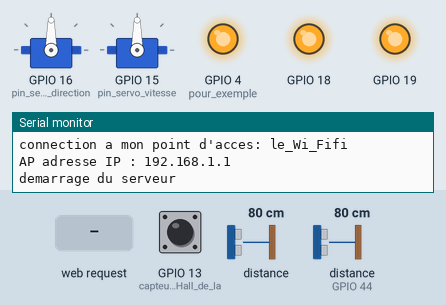
Recording of a sketch running on a simulated ESP32. On the bench: 2 × servo, output pins drawn as LEDs (lit = HIGH), the last lines printed to the serial monitor. The test bench sets the inputs (shaded band); at power-on: distance to the obstacle 80 cm, distance to the obstacle (sensor on GPIO 44) 80 cm, GPIO 13 (capteur_effet_Hall_de_la) HIGH. EEPROM starts erased.

Above: at 1.9 s.
2.0 s: HTTP request GET /led received
At 3.2 s:
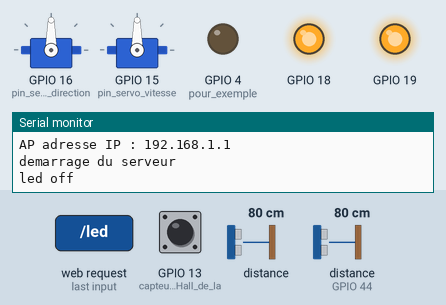
3.5 s: distance to the obstacle (sensor 0) set to 2 cm
At 4.2 s:
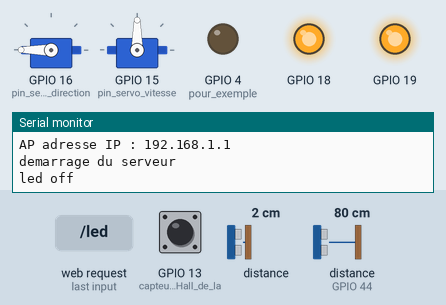
5.0 s: distance to the obstacle (sensor on GPIO 44) set to 9 cm
At 6.2 s:
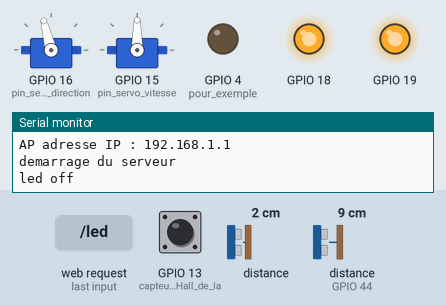
6.5 s: distance to the obstacle (sensor 0) set to 18 cm
At 7.2 s:
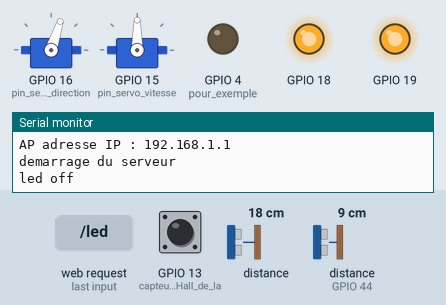
8.0 s: distance to the obstacle (sensor on GPIO 44) set to 2 cm
At 9.2 s:
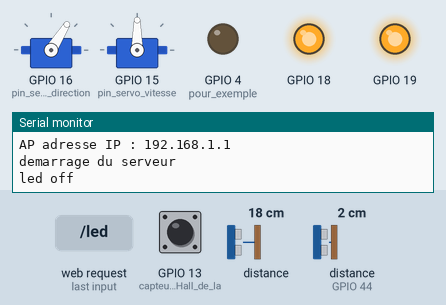
9.5 s: distance to the obstacle (sensor 0) set to 35 cm
At 10.1 s:
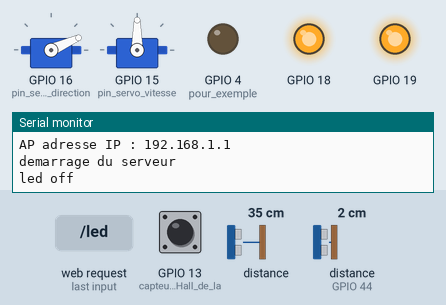
Timing chart, 0 to 12.0 s (numbered marks = the images above; inputs shaded):
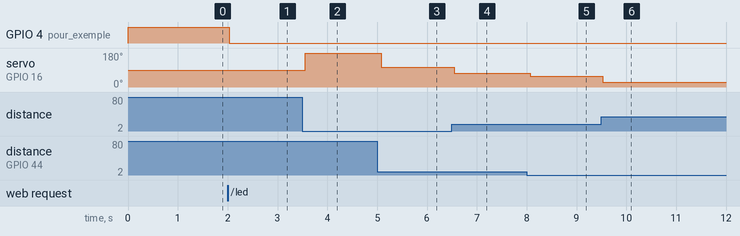

The sketch:

fifi_mobile_05.ino
```cpp
#include <WiFi.h>       // pour la gestion du wifi
#include <EEPROM.h>     // EEprom pour la sauvegarde des datas
#include <VL53L1X.h>
#include <ESP32Servo.h>

// les servomoteurs
Servo servo_direction;
Servo servo_vitesse;

VL53L1X lidar_centre;
VL53L1X lidar_droit;
VL53L1X lidar_gauche;

int minUs = 1000;
int maxUs = 2000;
int pin_servo_direction = 16;
int pin_servo_vitesse = 15;

// SSID & Password
const char* ssid = "le_Wi_Fifi";  // Enter your SSID here
const char* password = "123456789";  //Enter your Password here

// IP Address details
IPAddress local_ip(192, 168, 1, 1);
IPAddress gateway(192, 168, 1, 1);
IPAddress subnet(255, 255, 255, 0);

WiFiServer server(80);  // objet pour le serveur web
WiFiClient client;      // prépare la récetion du client

String p; // contient la page web à afficher

int v_mini,v_maxi; // vitesse ini et maxi de la voiture
int d_centre;   // centre du servo de direction par défaut 90
int d_droite; // maxi doite du servo de direction par défaut 180
int d_gauche; // maxi gauche du servo de direction par défaut 0
int nb_tour_a_faire = 5;
int nb_tour = 0; // nombre de tour à faire
long nb_roue = 0;
byte hall = false;

int refresh = 0;

int direction = 90;
int vitesse = 90;
int m_direction = 90;
int m_vitesse = 90;

int lidar; // différence entre lidar droit et gauche en cm

/************************************************* setup *************************************************/
void setup() {
  Serial.begin(115200); // port série pour le débug

  EEPROM.begin(20); // réserve 10 octets dans la EEprom

  v_mini = ee_read(0); // lit la valeur v_mini de la eeprom à l'adresse 0
  v_maxi = ee_read(2); // lit la valeur v_maxi de la eeprom à l'adresse 2
  d_centre = ee_read(4); // lit la valeur d_centre de la eeprom à l'adresse 4
  d_droite = ee_read(6); // lit la valeur d_droite de la eeprom à l'adresse 6
  d_gauche = ee_read(8); // lit la valeur d_gauche de la eeprom à l'adresse 8
  nb_tour_a_faire = ee_read(10); // lit la valeur d_gauche de la eeprom à l'adresse 10

  // pour ESP neuve:
  if (v_mini>255) v_mini=0;
  if (v_maxi>255) v_maxi=150;
  if (d_centre>255) d_centre=90;
  if (d_droite>255) d_droite=180;
  if (d_gauche>255) d_gauche=0;

  pinMode(4,OUTPUT); // pour exemple
  led(); // inverse l'état de la led

  WiFi.softAP(ssid, password);     // cré un point acces avec les codes défini avant
  WiFi.softAPConfig(local_ip, gateway, subnet); // configure les adresse ip du serveur

  Serial.print("connection a mon point d'acces: ");
  Serial.println(ssid);

  IPAddress IP = WiFi.softAPIP(); // récupère l'adresse ip du serveur
  Serial.print("AP adresse IP : ");
  Serial.println(IP);

  server.begin();
  Serial.println("demarrage du serveur");
  delay(100);

  ESP32PWM::allocateTimer(0);
	ESP32PWM::allocateTimer(1);
	ESP32PWM::allocateTimer(2);
  ESP32PWM::allocateTimer(3);

  servo_direction.attach(pin_servo_direction, minUs, maxUs);
	servo_vitesse.attach(pin_servo_vitesse, minUs, maxUs);

  servo_vitesse.write(vitesse);
  servo_direction.write(direction);

  pinMode(13,INPUT_PULLUP); // capteur effet Hall de la roue arrière droite

  init_lidar();
}

/************************************************* loop *************************************************/
void loop() {
  client = server.available();  // regarde si il y à une connections
  if ( client ) wifi();         // si un nouveau client,


  if (vitesse != m_vitesse) {
  //  servo_vitesse.write(vitesse);
    m_vitesse = vitesse;
  }

  direction = (lidar_droit.read()- lidar_gauche.read())/5 + 90;

  if (direction >d_droite) direction = d_droite;
  else if(direction < d_gauche) direction = d_gauche;


  if (direction != m_direction){
    //delay(1);
   // Serial.println(direction);
    servo_direction.write(direction);
    m_direction = direction;
  }


  if(digitalRead(13)){
    if(!hall) {
      nb_roue++;
      hall = true;
    }
  } else hall = false;

}

//////////////////////////////// init_lidar ///////////////////////////////
void init_lidar(){
    pinMode(18,OUTPUT);
    digitalWrite(18,0);
    pinMode(19,OUTPUT);
    digitalWrite(19,0);
    delay(100);

    Wire.begin(21, 22);
    delay(100);

    lidar_centre.setTimeout(500);
    if (!lidar_centre.init()) {
        Serial.println("defaut lidar_centre");
        while (1);
    }
    lidar_centre.setAddress(0x2B);
    lidar_centre.startContinuous(50);

    delay(100);
    digitalWrite(18,1);
    delay(100);

    lidar_droit.setTimeout(500);
    if (!lidar_droit.init()) {
        Serial.println("Defaut lidar_droit");
        while (1);
    }
    lidar_droit.setAddress(0x2C);
    lidar_droit.startContinuous(50);

    delay(100);
    digitalWrite(19,1);
    delay(100);

    lidar_gauche.setTimeout(500);
    if (!lidar_gauche.init()) {
        Serial.println("Defaut lidar_gauche");
        while (1);
    }
    lidar_gauche.startContinuous(50);

}

/************************************************* wifi *************************************************/
void wifi(){
  //delay(10);
    refresh = 1;
    String request = client.readStringUntil('\r'); // récupère la requette
    client.flush(); // efface le tampon pour les prochaines requettes

    if (request.indexOf("/led") != -1 ) { // si la requette est /led
      led(); // inverse la led
      p_0(); // réaffiche la page0
    }
    else if (request.indexOf("?v_dir") != -1 ) { // si la requette est v_mini
      direction = val(request);
      //ee_write(v_mini , 0); // enregistre v_mini dans la EEprom à l'adresse 0
      p_0(); // affiche la page web 0
    }
    else if (request.indexOf("?v_vit") != -1 ) { // si la requette est /led
      vitesse = val(request);
      //ee_write(v_maxi , 2); // enregistre v_maxi dans la EEprom à l'adresse 2
      p_0(); // affiche la page web 0
    }


    else if (request.indexOf("?v_mini") != -1 ) { // si la requette est v_mini
      v_mini = val(request);
      ee_write(v_mini , 0); // enregistre v_mini dans la EEprom à l'adresse 0
      p_0(); // affiche la page web 0
    }
    else if (request.indexOf("?v_maxi") != -1 ) { // si la requette est /led
      v_maxi = val(request);
      ee_write(v_maxi , 2); // enregistre v_maxi dans la EEprom à l'adresse 2
      p_0(); // affiche la page web 0
    }
    else if (request.indexOf("?d_centre") != -1 ) { // si la requette est /led
      d_centre = val(request);
      ee_write(d_centre , 4); // enregistre d_centre dans la EEprom à l'adresse 4
      p_0(); // affiche la page web 0
    }
    else if (request.indexOf("?d_droite") != -1 ) { // si la requette est /led
      d_droite = val(request);
      ee_write(d_droite , 6); // enregistre d_droite dans la EEprom à l'adresse 6
      p_0(); // affiche la page web 0
    }
    else if (request.indexOf("?d_gauche") != -1 ) { // si la requette est /led
      d_gauche = val(request);
      ee_write(d_gauche , 8); // enregistre d_gauche dans la EEprom à l'adresse 8
      p_0(); // affiche la page web 0
    }
    else if (request.indexOf("?ntour") != -1 ) { // si la requette nb_tour_a_faire
      nb_tour = val(request);
      //ee_write(nb_tour , 10); // enregistre nb_tour dans la EEprom à l'adresse 10
      p_0(); // affiche la page web 0
    }
    else if (request.indexOf("?nb_tour") != -1 ) { // si la requette est nombre de tour de circuit fait
      nb_tour = val(request);
      //ee_write(nb_tour , 10); // enregistre nb_tour dans la EEprom à l'adresse 10
      p_0(); // affiche la page web 0
    }
    else if (request.indexOf("?nb_roue") != -1 ) { // si la requette est nombre de tour de roue
      nb_roue = val(request);
      //ee_write(nb_tour , 10); // enregistre nb_tour dans la EEprom à l'adresse 10
      p_0(); // affiche la page web 0
    }
    else {
      refresh = 0;
      p_0();
     }// affiche la page web 0


  client.println();
  client.stop();
}

int val(String requette){
  int a = requette.indexOf("=") ;
  requette.remove(0, a + 1);
  a = requette.indexOf(" ") ;
  requette.remove(a);
  return requette.toInt(); // récupère la valeur numérique
}

/************************************************* ee_write *************************************************/
void ee_write(int data, int adresse){ // écrit la EEprom
  EEPROM.write( adresse , data / 256 );  // écrit la valeur dans la EEprom octet 0
  EEPROM.write( adresse + 1 , data - ( data * 256 ) );  // écrit la valeur dans la EEprom octet 1
  EEPROM.commit();
}

/************************************************* ee_read *************************************************/
int ee_read(int adresse){ // lit la EEprom et retourn le résultat
 return 256 * EEPROM.read( adresse ) + EEPROM.read( adresse + 1 );
}

/************************************************* p_0 *************************************************/
void p_0(){
  delay(1);
  client.println( page_0() );
}

/************************************************* led *************************************************/
void led(){

  if (digitalRead(4)) {
    digitalWrite(4,0);
    Serial.println("led off");
  } else {
    digitalWrite(4,1);
    Serial.println("led on");
  }
}


/////////////////////////////////////////////// gestion des pages html //////////////////////////////////////////


/*##################################################  page_0 ###################################################*/
String page_0(){ // page HTML

  String t; // permetra de stocker du texte

  entete("Montaulab TRR 2026<br>" , refresh ); // cré une nouvelle page qui se rafraichi toute les 5s

  titre( "données de la meilleure voiture", "h2" , "#33aa55", "#FFFFFF");

  br();
  if(digitalRead(4)) t = "éteindre la led";  else t = "allumer la led"; // modifi le texte en fonctionde l'état de la led
  bouton( t ,"led","dddddd","18");  // affiche le bouton de la led
  br(); br();

  input("direction ( de 0 à 180 ) = " , direction, "v_dir"); // input(texte, valeur à modifier, nom de la requette)

  br(); br();

  input("vitesse ( de 0 à 180 ) = " , vitesse, "v_vit"); // input(texte, valeur à modifier, nom de la requette)

  br(); br();

  input("vitesse mini ( de 0 à 180 ) = " , v_mini, "v_mini"); // input(texte, valeur à modifier, nom de la requette)

  br(); br();

  input("vitesse maxi ( de 0 à 180 ) = " , v_maxi, "v_maxi"); // input(texte, valeur à modifier, nom de la requette)

  br(); br();

  input("angle de direction au centre (défaut 90) = " , d_centre, "d_centre"); // input(texte, valeur à modifier, nom de la requette)

  br(); br();

  input("angle de direction maxi à droite (défaut 180) = " , d_droite, "d_droite"); // input(texte, valeur à modifier, nom de la requette)

  br(); br();

  input("angle de direction maxi à gauche (défaut 0) = " ,d_gauche, "d_gauche"); // input(texte, valeur à modifier, nom de la requette)

  br(); br();

  input("nombre de tour de circuit à faire = " , nb_tour_a_faire, "ntour"); // input(texte, valeur à modifier, nom de la requette)

  br(); br();

  input("nombre de tour de circuit fait = " , nb_tour, "nb_tour"); // input(texte, valeur à modifier, nom de la requette)

  br(); br();

  input("nombre de tour de roue = " , nb_roue, "nb_roue"); // input(texte, valeur à modifier, nom de la requette)

  br(); br();
  bouton(" refresh " , "","dddddd","18" );

  fin_page();  // fin de page HTML
  return p;
} // fin page_0()


/*##################################################  page_0 ###################################################*/
/*
String page_0(){ // page HTML

  String t; // permetra de stocker du texte

  entete("Montaulab TRR 2026<br>" , 0 ); // cré une nouvelle page qui se rafraichi toute les 5s

  titre( "données de la meilleure voiture", "h2" , "#33aa55", "#FFFFFF");

  br();
  if(digitalRead(4)) t = "éteindre la led";  else t = "allumer la led"; // modifi le texte en fonctionde l'état de la led
  bouton( t ,"led","dddddd","18");  // affiche le bouton de la led
  br(); br();
  bouton("vitesse minimale : " + String(v_mini) , "b_v_mini","dddddd","24" );
  br();
  bouton("vitesse maximale : " + String(v_maxi) , "b_v_maxi","dddddd","24" );
  br(); br(); br();

  bouton(" refresh " , "","dddddd","18" );

  fin_page();  // fin de page HTML
  return p;
} // fin page_0()
/*

/*################################################## page_v_mini ###################################################*/
String page_v_mini(){ // vitesse mini

  entete("Montaulab TRR 2026<br>" , 0 );
  titre("vitesse mini 90 à 180" , "h2" , "#33aa55", "#FFFFFF" );
  //p += "de 90 à 180, valeur en cours : " + String(v_mini) + "  : ";
  p += "<form>vitesse mini  <input type=\"number\" name=\"v_mini\" id=\"coucou\"  value=\"" + String(v_mini) + "\" /><br>";
  p += "<input type=\"submit\" value=\"  valider  \"> </form> <br>";

  bouton(" Retour ","","dddddd","24");

  fin_page();
  return p;
}

/*################################################## page_v_maxi ###################################################*/
String page_v_maxi(){ // vitesse mini
  entete("Montaulab TRR 2026<br>" , 0 );
  titre("vitesse maxi 90 à 180" , "h2" , "#33aa55", "#FFFFFF" );
  p += "de 90 à 180, valeur en cours : " + String(v_maxi) + "<br>";
  p += "<form> <input type=\"number\" name=\"v_maxi\" id=\"coucou\" minlength=\"90\" maxlength=\"180\" size=\"20\" /><br>";
  p += "<input type=\"submit\" value=\"  valider  \"> </form> <br>";

  bouton(" Retour ","","dddddd","24");

  fin_page();
  return p;
}

// fonction pour gérer le HTML plus facilement
/*##################################################  entête  ###################################################*/
void entete(String texte, int temps){// header texte=titre de la fenetre, r = au temps en seconde avant de rafraichir la fenetre
   // entête des pages html
  p = "<!doctype html>\n";
  p += "<head>\n";
  p += "<meta charset=\"utf-8\">\n";
  p += "<title>Solaire - fifi82 2025</title>\n";
  if(temps) p += "<meta http-equiv=\"refresh\" content=\"" + String(temps) + ";/\">\n"; // permet de recharger la page toute les r secondes
  p += "<link rel=\"stylesheet\" href=\"style.css\">\n";
  p += "<script src=\"script.js\"></script>\n";
  p += "</head>\n";
  p += "<body><center>";
  p += "<h1><p style=\"background-color: #000000; color: white;\">" + texte + "<br>";
  p += "</h1>";
}

/*##################################################  bouton  ###################################################*/
void bouton(String texte, String requette, String couleur, String fonte){// \" affiche un " en HTML
  p +=  "<input type=\"button\" onclick=\"window.location.href = '/" + requette + "';\" value=\"\n  " + texte;
  p +=  "  \n \"style=\"background-color: #" + couleur + "; color: #F000000; font-size:"+fonte+"px\" /><br>";
}

/*##################################################  fin page  ###################################################*/
void fin_page(){
  p+= "<p style=\"background-color: #ffffff;color: white;\">. . . . . . . . . . . . . . . . . . . . . .</p></h2></center></body> </html>";
}

/*##################################################   texte ###################################################*/
void texte(String texte, String h){
  p +="<" + h + ">" + texte + "</" + h + ">" +"<br>";
}

/*##################################################   titre ###################################################*/
void titre2(String texte, String cf, String ct){ // h=taille du texte, cf=couleur du fond, ct=couleur du texte
  p += "<p style=\"background-color:"+ cf +"; color: "+ ct +";\">"+texte+"</p>";
}

/*##################################################   titre ###################################################*/
void titre(String texte, String h, String cf, String ct){ // h=taille du texte, cf=couleur du fond, ct=couleur du texte
  p += "<" + h + "><p style=\"background-color:"+ cf +"; color: "+ ct +";\">"+texte+"</p></" + h + ">";
}

/*##################################################   br ###################################################*/
void br(){ // retour à la ligne
  p += "<br>";
}

/*##################################################   input ###################################################*/
void input(String texte, int val, String name){ //
  p += "<form>" + texte +"<input type=\"number\" name=\"" + name + "\" value=\"" + String(val) + "\" /> </form>";
}
```

Measured:
- after the input at 2.0 s, GPIO 4 (pour_exemple): HIGH → LOW at once
- after the input at 3.5 s, servo on GPIO 16 (pin_servo_direction): 90° → 180° after 0.06 s
- after the input at 5.0 s, servo on GPIO 16 (pin_servo_direction): 180° → 104° after 0.08 s
- after the input at 6.5 s, servo on GPIO 16 (pin_servo_direction): 104° → 72° at once
- after the input at 8.0 s, servo on GPIO 16 (pin_servo_direction): 72° → 58° after 0.07 s
- after the input at 9.5 s, servo on GPIO 16 (pin_servo_direction): 58° → 24° at once
